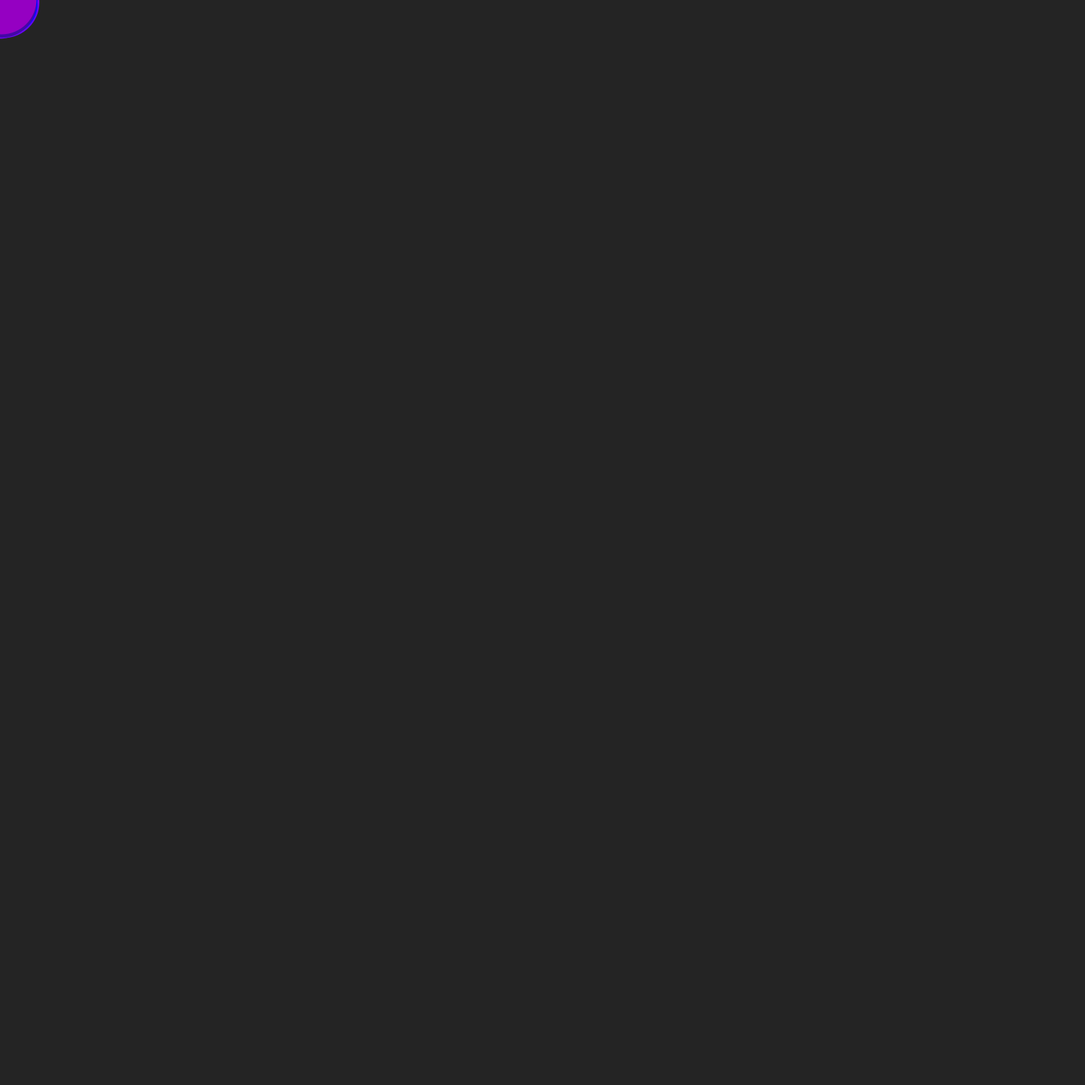
Frame 1 (no input)
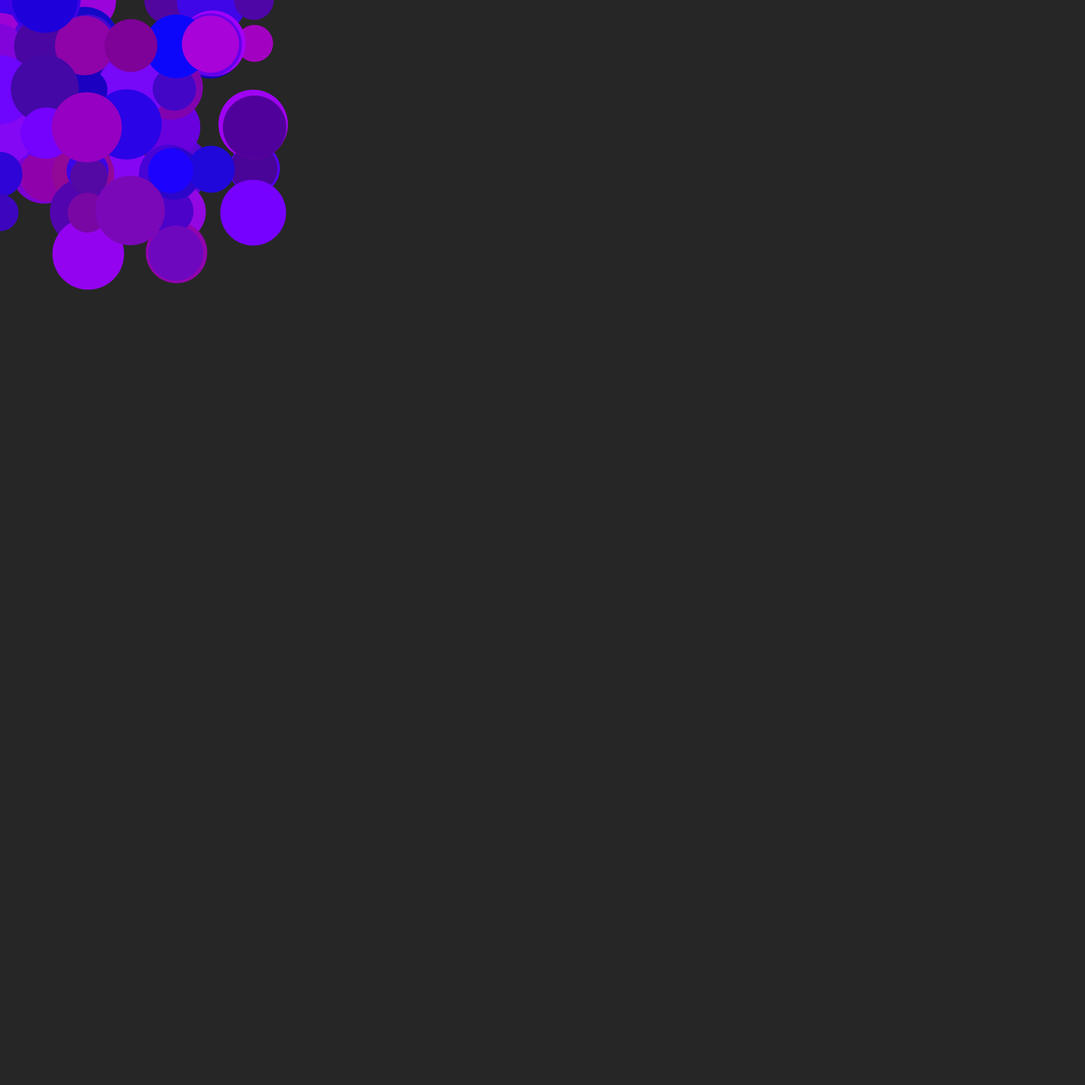
Frame 60 (the mouse pressed at the canvas centre just before this capture)
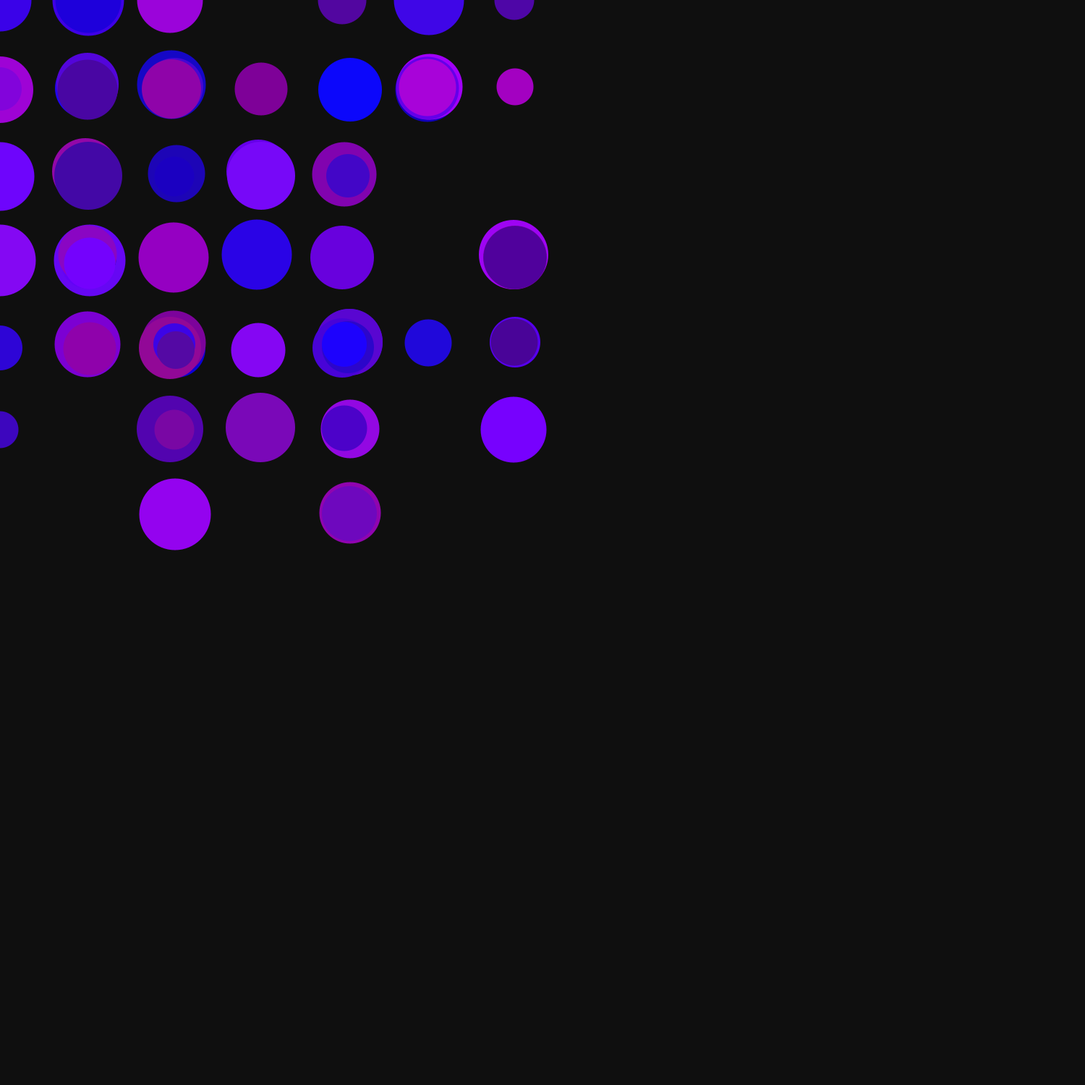
Frame 120 (the mouse held since frame 60 and released just before this capture)

The Processing sketch that drew these frames (run headless with seeded random() and noise(); from frame 60 on, the mouse is pressed at the canvas centre):

// Processing sketch: scene1
// ── scene1.pde
int numE = 100; 

int eSize[]= new int[numE]; 

int[] eSpeedX = new int[numE];
int[] eSpeedY = new int[numE]; 

int[] ePosX = new int [numE]; 
int[] ePosY = new int [numE]; 


color[] baseColor = new int[numE]; 

void setup(){
  size(1500, 1500); 
  noStroke();
  for(int i = 0; i<numE; i++){
    ePosX[i] = int(random(0, 5)); 
    ePosY[i] = int(random(0, 5)); 
    
    eSpeedX[i] = int(random(-7,5));
    eSpeedY[i] = int(random(-7,5));
    
    eSize[i] = int(random(50,100));
    
    baseColor[i] = color(int(random(10,170)), int(random(0, 10)),  int(random(150, 255))); 
    if(eSpeedX[i] == 0){
      eSpeedX[i] = 1; 
    }
    if(eSpeedY[i] == 0){
      eSpeedY[i] = 1; 
    }
  }
}

void draw(){
  background(random(10,50)); 
  
  //set speed of ellipses 
  for(int i =0; i<numE; i++){
    ePosX[i] = ePosX[i] + eSpeedX[i]; 
    ePosY[i] = ePosY[i] + eSpeedY[i]; 
  }
  
  //setup boundaries for ellipses
  for(int i =0; i<numE; i++){
    if(ePosX[i] <= 0 || ePosX[i]>= width){
      eSpeedX[i] = eSpeedX[i]*-1; 
    }
    if(ePosY[i] <= 0 || ePosY[i]>= height){
      eSpeedY[i] = eSpeedY[i]*-1; 
    }
  }
  
  //draw ellipse later 
  for(int i =0; i<numE; i++){
    fill(baseColor[i]); 
    ellipse(ePosX[i], ePosY[i], eSize[i], eSize[i]); 
  }
}
